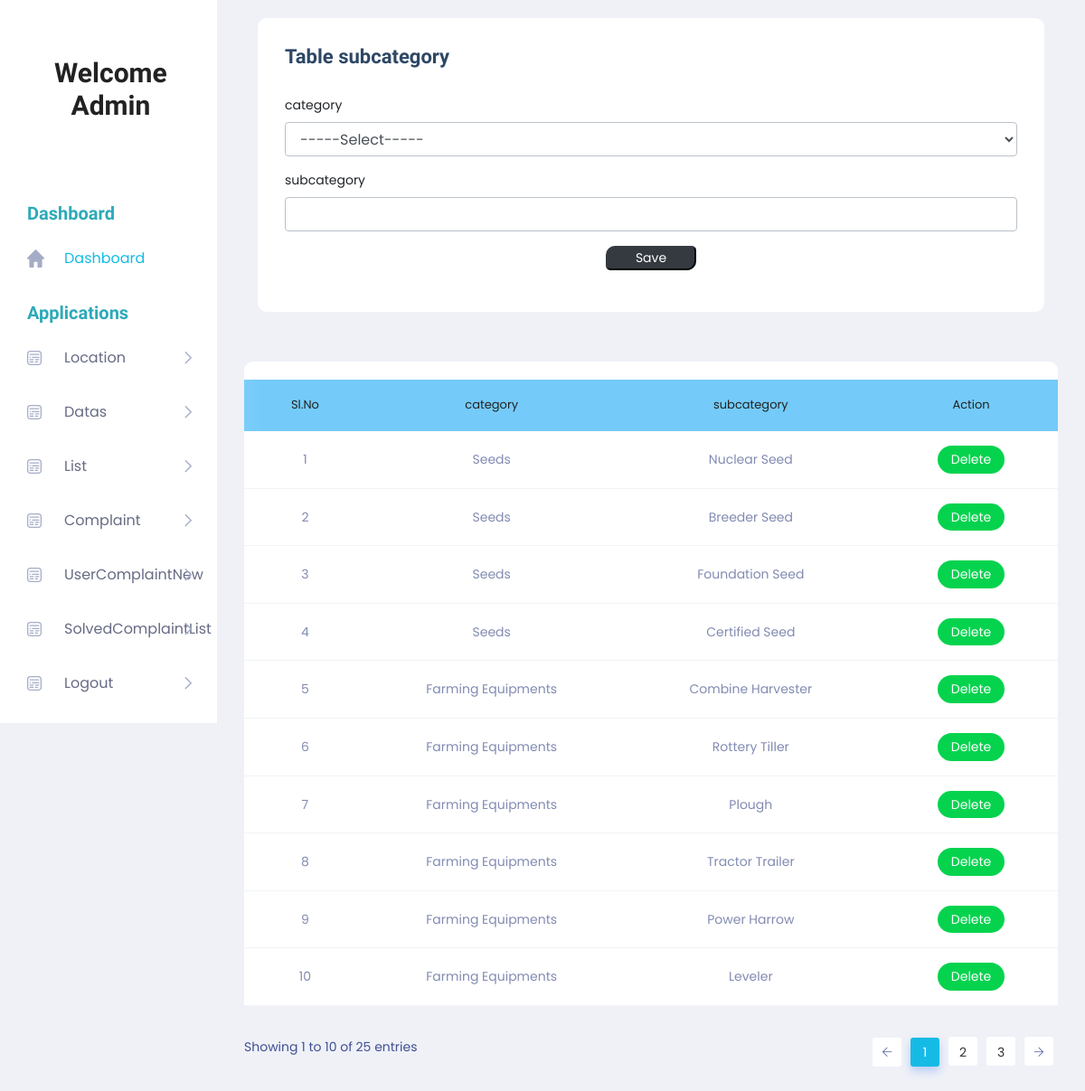
The app's page /Project/Admin/Subcategory.php with its own data.
### tables this page shows
CREATE TABLE `tbl_subcategory` (
  `subcategory_id` int(11) NOT NULL,
  `subcategory_name` varchar(100) NOT NULL,
  `category_id` int(11) NOT NULL
);

CREATE TABLE `tbl_category` (
  `category_id` int(11) NOT NULL,
  `category_name` varchar(100) NOT NULL
);

### Project/Admin/Subcategory.php (the view, shortened to what this page needs)
<!DOCTYPE html PUBLIC "-//W3C//DTD XHTML 1.0 Transitional//EN" "http://www.w3.org/TR/xhtml1/DTD/xhtml1-transitional.dtd">
<html xmlns="http://www.w3.org/1999/xhtml">
<head>
</head>
<?php
include('Head.php');
?>
<body>
        <section class="main_content dashboard_part">
            <div class="main_content_iner ">
                <div class="container-fluid p-0">
                    <div class="row justify-content-center">
                        <div class="col-12">
                            <div class="QA_section">
                                <div class="white_box_tittle list_header">
                                    <div class="col-lg-12">
                                        <div class="white_box mb_30">
                                            <div class="box_header ">
                                                <div class="main-title">
                                                    <h3 class="mb-0" >Table subcategory</h3>
                                                </div>
                                            </div>
                                            <form method="post">
                                                <div class="form-group">
                                                    <label for="txt_category">category</label>
                                                    <select class="form-control" name="sel_category" id="sel_category" autocomplete="off" required>
                                                    <option value="">-----Select-----</option>
                                                    </select>
                                                </div>
                                                <div class="form-group">
                                                    <label for="txt_category">subcategory</label>
                    <input type="text" name="txt_subcategory" id="txt_subcategory" class="form-control" autocomplete="off" required/>
                                                </div>
                                                <div class="form-group" align="center">
                                                    <input type="submit" class="btn-dark" style="width:100px; border-radius: 10px 5px " name="btn_save" value="Save">
                                                </div>
                                            </form>
                                        </div>
                                    </div>
                                </div>
                                <div class="QA_table mb_30">
                                    <table class="table lms_table_active">
                                        <thead>
                                            <tr style="background-color: #74CBF9">
                                                <td align="center" scope="col">Sl.No</td>
                                                <td align="center" scope="col">category</td>
                                                <td align="center" scope="col">subcategory </td>
                                                <td align="center" scope="col">Action</td>
                                            </tr>
                                        </thead>
                                        <tbody>
                                            <?php
	$i=0;
	  $sel = "select * from tbl_subcategory p inner join tbl_category d on d.category_id=p.category_id";
	  $row = $Conn->query($sel);
	  while($data = $row->fetch_assoc())
	  {
		  $i++;
		  ?>
                                            <tr>
                                               <td align="center"><?php echo $i; 	?></td>
            <td align="center"><?php echo $data['category_name']; ?></td>
            <td align="center"><?php echo $data['subcategory_name']; ?></td>
            <td align="center">
            <a class="status_btn"  href="subcategory.php?id=<?php echo $data['subcategory_id']; ?>">Delete </a>
         </td>
                                            </tr>
                                            <?php
                                              }
                                            ?>
                                        </tbody>
                                    </table>
                                </div>
                            </div>
                        </div>
                    </div>
                </div>
            </div>
        </section>
        <?php
		include('Foot.php');
		?>
</body>
</html>

### records on screen
tbl_subcategory: category.category_name "Seeds", subcategory_name "Nuclear Seed"
tbl_subcategory: category.category_name "Seeds", subcategory_name "Breeder Seed"
tbl_subcategory: category.category_name "Seeds", subcategory_name "Foundation Seed"
tbl_subcategory: category.category_name "Seeds", subcategory_name "Certified Seed"
tbl_subcategory: category.category_name "Farming Equipments", subcategory_name "Combine Harvester"
tbl_subcategory: category.category_name "Farming Equipments", subcategory_name "Rottery Tiller"
tbl_subcategory: category.category_name "Farming Equipments", subcategory_name "Plough"
tbl_subcategory: category.category_name "Farming Equipments", subcategory_name "Tractor Trailer"
tbl_subcategory: category.category_name "Farming Equipments", subcategory_name "Power Harrow"
tbl_subcategory: category.category_name "Farming Equipments", subcategory_name "Leveler"
